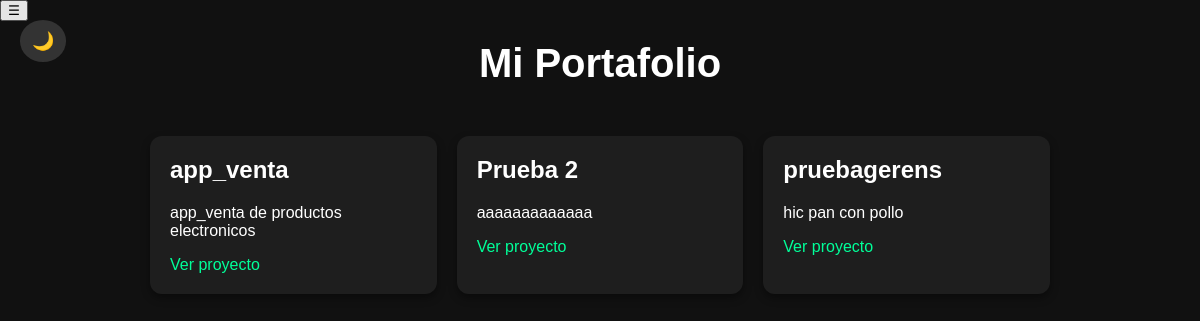
The page / on the database its author committed.
### mi_app/models.py (models this page shows, shortened)
class Proyecto(models.Model):
    titulo = models.CharField(max_length=100)
    descripcion = models.TextField()
    link = models.URLField(blank=True)  # opcional, por ejemplo a GitHub o demo

### mi_app/views.py (the view)
# urls.py: path('', views.portafolio, name='portafolio'),
def portafolio(request):
    proyectos = Proyecto.objects.all()
    menu_items = MenuItem.objects.all().order_by('orden')
    return render(request, 'mi_app/portafolio.html', {'proyectos': proyectos, 'menu_items': menu_items})

### mi_app/templates/mi_app/portafolio.html (shortened to what this page needs)
<!DOCTYPE html>
<html lang="es">
<head>
    {% load static %}
    <link rel="stylesheet" href="{% static 'mi_app/css/styles.css' %}">
</head>
<body>
    <button id="toggle-theme">🌙</button>
    <div class="sidebar" id="sidebar">
    <button class="toggle-btn" onclick="toggleSidebar()">☰</button>
    </div>
    <h1 class="page-title">Mi Portafolio</h1>
    <div class="container">
        {% for proyecto in proyectos %}
        <div class="card">
            <h2>{{ proyecto.titulo }}</h2>
            <p>{{ proyecto.descripcion }}</p>
            {% if proyecto.link %}
            <a href="{{ proyecto.link }}" target="_blank">Ver proyecto</a>
            {% endif %}
        </div>
        {% endfor %}
    </div>
</body>
</html>

### mi_app/static/mi_app/css/styles.css (style rules this page uses)
.container { max-width: 900px; margin: 50px auto; display: grid; grid-template-columns: repeat(auto-fill, minmax(250px, 1fr)); gap: 20px; }
.card { background: #1e1e1e; color: #fff; padding: 20px; border-radius: 12px; box-shadow: 0 4px 8px rgba(0,0,0,0.4); opacity: 0; transform: translateY(50px); }
.card h2 { margin-top: 0; }
.card a { color: #00ff99; text-decoration: none; }
h1.page-title { text-align: center; margin-top: 20px; }
html, body { margin: 0; padding: 0; height: 100%; font-family: Arial, sans-serif; background: #111; color: #fff; }
h1 { text-align: center; margin-top: 50px; font-size: 2.5rem; }
#toggle-theme { position: fixed; top: 20px; left: 20px; background: #333; color: #fff; border: none; padding: 10px 12px; border-radius: 50%; cursor: pointer; font-size: 18px; transition: background 0.3s; z-index: 10000; }

### rows shown on the page
Proyecto: titulo "app_venta", descripcion "app_venta de productos electronicos"
Proyecto: titulo "Prueba 2", descripcion "aaaaaaaaaaaaa"
Proyecto: titulo "pruebagerens", descripcion "hic pan con pollo"
